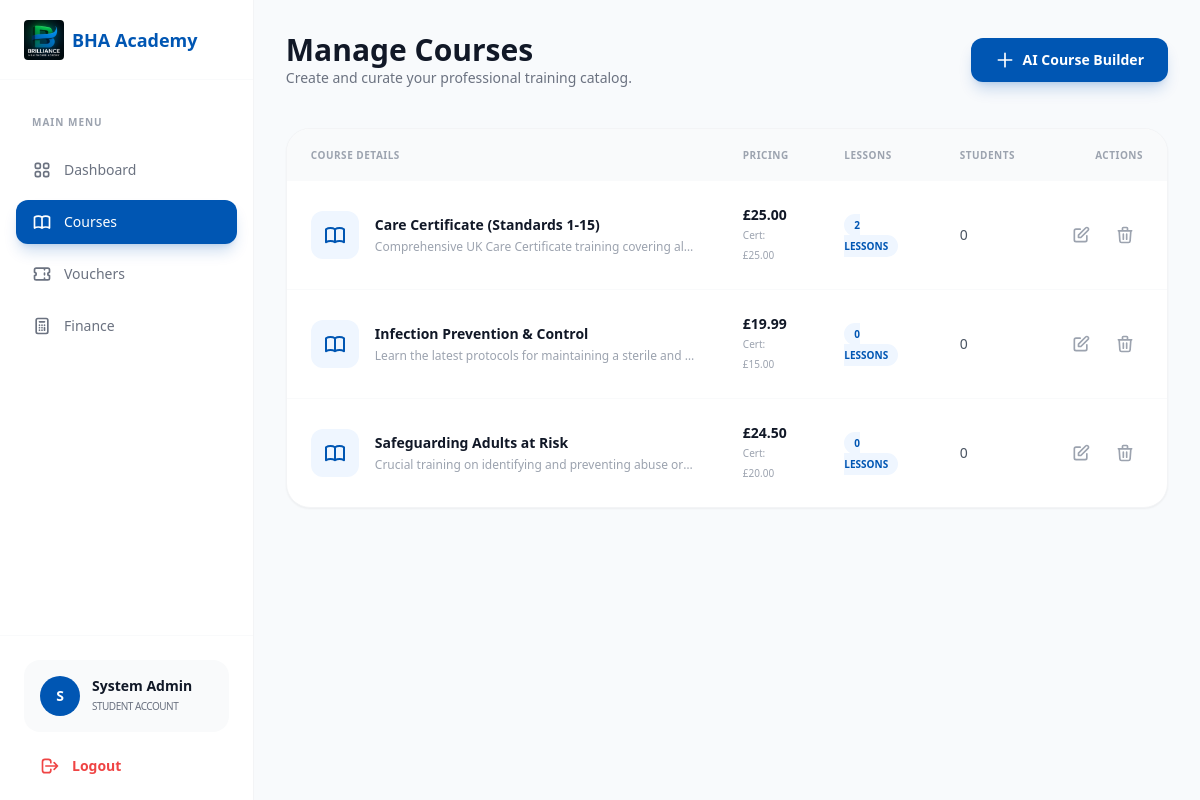
The page /admin/courses.php (signed in) on the database its author committed.
### tables this page shows
CREATE TABLE IF NOT EXISTS courses (
    id INT AUTO_INCREMENT PRIMARY KEY,
    category_id INT,
    title VARCHAR(255) NOT NULL,
    slug VARCHAR(255) UNIQUE NOT NULL,
    description TEXT,
    image VARCHAR(255),
    price DECIMAL(10, 2) DEFAULT 0.00,
    certificate_price DECIMAL(10, 2) DEFAULT 0.00,
    created_at TIMESTAMP DEFAULT CURRENT_TIMESTAMP,
    FOREIGN KEY (category_id) REFERENCES categories(id) ON DELETE SET NULL
);

### includes/auth.php (called while the page is built, shortened)
<?php
function isAdmin() {
    return isset($_SESSION['user_role']) && $_SESSION['user_role'] === 'admin';
}
?>

### admin/courses.php (the view, shortened to what this page needs)
<?php
require_once '../includes/auth.php';
$courses = $pdo->query("SELECT * FROM courses ORDER BY created_at DESC")->fetchAll();
?>
<!DOCTYPE html>
<html lang="en">
<head>
    <script src="https://cdn.tailwindcss.com"></script>
</head>
<body class="bg-[#F8FAFC] flex min-h-screen text-sm">
    <?php include '../includes/sidebar.php'; ?>
    <main class="flex-grow p-8">
        <header class="flex justify-between items-center mb-10">
            <div>
                <h1 class="text-3xl font-bold text-gray-900">Manage Courses</h1>
                <p class="text-gray-500">Create and curate your professional training catalog.</p>
            </div>
            <button onclick="document.getElementById('addModal').classList.toggle('hidden')" class="bg-brandBlue text-white px-6 py-3 rounded-xl font-bold hover:bg-blue-700 transition shadow-lg shadow-brandBlue/20 flex items-center">
                <svg class="w-5 h-5 mr-2" fill="none" stroke="currentColor" viewBox="0 0 24 24"><path stroke-linecap="round" stroke-linejoin="round" stroke-width="2" d="M12 4v16m8-8H4"></path></svg>
                AI Course Builder
            </button>
        </header>
        <div class="bg-white rounded-3xl border border-gray-100 shadow-sm overflow-hidden">
            <div class="overflow-x-auto">
                <table class="w-full text-left">
                    <thead class="bg-gray-50 text-gray-400 font-medium">
                        <tr>
                            <th class="px-6 py-4 uppercase tracking-wider text-[10px]">Course Details</th>
                            <th class="px-6 py-4 uppercase tracking-wider text-[10px]">Pricing</th>
                            <th class="px-6 py-4 uppercase tracking-wider text-[10px]">Lessons</th>
                            <th class="px-6 py-4 uppercase tracking-wider text-[10px]">Students</th>
                            <th class="px-6 py-4 uppercase tracking-wider text-[10px] text-right">Actions</th>
                        </tr>
                    </thead>
                    <tbody class="divide-y divide-gray-50">
                        <?php foreach ($courses as $c): ?>
                            <tr class="hover:bg-gray-50 transition group">
                                <td class="px-6 py-6">
                                    <div class="flex items-center">
                                        <div class="w-12 h-12 bg-blue-50 text-brandBlue rounded-xl flex items-center justify-center font-bold mr-4 shrink-0 transition group-hover:bg-brandBlue group-hover:text-white">
                                        </div>
                                        <div>
                                            <p class="font-bold text-gray-900 group-hover:text-brandBlue transition"><?php echo $c['title']; ?></p>
                                            <p class="text-xs text-gray-400 mt-1 truncate max-w-xs"><?php echo $c['description']; ?></p>
                                        </div>
                                    </div>
                                </td>
                                <td class="px-6 py-6">
                                    <div class="flex flex-col">
                                        <span class="font-bold text-gray-900">£<?php echo number_format($c['price'], 2); ?></span>
                                        <span class="text-[10px] text-gray-400">Cert: £<?php echo number_format($c['certificate_price'], 2); ?></span>
                                    </div>
                                </td>
                                <td class="px-6 py-6">
                                    <span class="bg-blue-50 text-brandBlue px-2.5 py-1 rounded-full text-[10px] font-bold uppercase">
                                        <?php
                                            $lesson_count = $pdo->prepare("SELECT COUNT(*) FROM lessons WHERE course_id = ?");
                                            $lesson_count->execute([$c['id']]);
                                            echo $lesson_count->fetchColumn();
                                        ?> Lessons
                                    </span>
                                </td>
                                <td class="px-6 py-6 font-medium text-gray-600">
                                    <?php
                                        $stud_count = $pdo->prepare("SELECT COUNT(*) FROM enrollments WHERE course_id = ?");
                                        $stud_count->execute([$c['id']]);
                                        echo number_format($stud_count->fetchColumn());
                                    ?>
                                </td>
                                <td class="px-6 py-6 text-right">
                                    <div class="flex justify-end space-x-2">
                                        <a href="lessons.php?course_id=<?php echo $c['id']; ?>" class="p-2 text-gray-400 hover:text-brandBlue transition" title="Manage Content">
                                            <svg class="w-5 h-5" fill="none" stroke="currentColor" viewBox="0 0 24 24"><path stroke-linecap="round" stroke-linejoin="round" stroke-width="2" d="M11 5H6a2 2 0 00-2 2v11a2 2 0 002 2h11a2 2 0 002-2v-5m-1.414-9.414a2 2 0 112.828 2.828L11.828 15H9v-2.828l8.586-8.586z"></path></svg>
                                        </a>
                                        <button class="p-2 text-gray-400 hover:text-red-500 transition" title="Delete">
                                            <svg class="w-5 h-5" fill="none" stroke="currentColor" viewBox="0 0 24 24"><path stroke-linecap="round" stroke-linejoin="round" stroke-width="2" d="M19 7l-.867 12.142A2 2 0 0116.138 21H7.862a2 2 0 01-1.995-1.858L5 7m5 4v6m4-6v6m1-10V4a1 1 0 00-1-1h-4a1 1 0 00-1 1v3M4 7h16"></path></svg>
                                        </button>
                                    </div>
                                </td>
                            </tr>
                        <?php endforeach; ?>
                    </tbody>
                </table>
            </div>
        </div>
    </main>
</body>
</html>

### includes/sidebar.php (shortened to what this page needs)
<?php
$current_page = basename($_SERVER['PHP_SELF']);
$is_admin = isAdmin();
?>
<aside class="w-64 bg-white h-screen border-r border-gray-100 hidden lg:flex flex-col sticky top-0">
    <div class="px-6 h-20 flex items-center border-b border-gray-50">
        <a href="../index.php" class="flex items-center space-x-2">
            <img src="../assets/logo.jpg" alt="Logo" class="h-10 w-auto rounded">
            <span class="text-lg font-bold text-brandBlue">BHA Academy</span>
        </a>
    </div>
    <div class="flex-grow py-8 overflow-y-auto">
        <nav class="px-4 space-y-2">
            <p class="text-[10px] font-bold text-gray-400 px-4 mb-4 uppercase tracking-widest">Main Menu</p>
            <?php if ($is_admin): ?>
                <a href="dashboard.php" class="<?php echo $current_page == 'dashboard.php' ? 'bg-brandBlue text-white shadow-lg shadow-brandBlue/20' : 'text-gray-500 hover:bg-gray-50'; ?> flex items-center px-4 py-3 rounded-xl transition font-medium group text-sm">
                    Dashboard
                </a>
                <a href="courses.php" class="<?php echo $current_page == 'courses.php' ? 'bg-brandBlue text-white shadow-lg shadow-brandBlue/20' : 'text-gray-500 hover:bg-gray-50'; ?> flex items-center px-4 py-3 rounded-xl transition font-medium group text-sm">
                    Courses
                </a>
                <a href="vouchers.php" class="<?php echo $current_page == 'vouchers.php' ? 'bg-brandBlue text-white shadow-lg shadow-brandBlue/20' : 'text-gray-500 hover:bg-gray-50'; ?> flex items-center px-4 py-3 rounded-xl transition font-medium group text-sm">
                    <svg class="w-5 h-5 mr-3" fill="none" stroke="currentColor" viewBox="0 0 24 24"><path stroke-linecap="round" stroke-linejoin="round" stroke-width="2" d="M15 5v2m0 4v2m0 4v2M5 5a2 2 0 00-2 2v3a2 2 0 110 4v3a2 2 0 002 2h14a2 2 0 002-2v-3a2 2 0 110-4V7a2 2 0 00-2-2H5z"></path></svg>
                    Vouchers
                </a>
                <a href="transactions.php" class="<?php echo $current_page == 'transactions.php' ? 'bg-brandBlue text-white shadow-lg shadow-brandBlue/20' : 'text-gray-500 hover:bg-gray-50'; ?> flex items-center px-4 py-3 rounded-xl transition font-medium group text-sm">
                    <svg class="w-5 h-5 mr-3" fill="none" stroke="currentColor" viewBox="0 0 24 24"><path stroke-linecap="round" stroke-linejoin="round" stroke-width="2" d="M9 7h6m0 10v-3m-3 3h.01M9 17h.01M9 14h.01M12 14h.01M15 11h.01M12 11h.01M9 11h.01M7 21h10a2 2 0 002-2V5a2 2 0 00-2-2H7a2 2 0 00-2 2v14a2 2 0 002 2z"></path></svg>
                    Finance
                </a>
            <?php endif; ?>
        </nav>
    </div>
    <div class="p-6 border-t border-gray-50">
        <div class="bg-gray-50 rounded-2xl p-4 flex items-center mb-6">
            <div class="w-10 h-10 bg-brandBlue text-white rounded-full flex items-center justify-center font-bold mr-3 uppercase">
                <?php echo substr($_SESSION['user_name'], 0, 1); ?>
            </div>
            <div class="flex-grow min-w-0">
                <p class="text-sm font-bold text-gray-900 truncate"><?php echo $_SESSION['user_name']; ?></p>
                <p class="text-[10px] text-gray-500 uppercase tracking-tighter">Student Account</p>
            </div>
        </div>
        <a href="../logout.php" class="flex items-center text-red-500 hover:text-red-700 text-sm font-bold transition px-4">
            <svg class="w-5 h-5 mr-3" fill="none" stroke="currentColor" viewBox="0 0 24 24"><path stroke-linecap="round" stroke-linejoin="round" stroke-width="2" d="M17 16l4-4m0 0l-4-4m4 4H7m6 4v1a3 3 0 01-3 3H6a3 3 0 01-3-3V7a3 3 0 013-3h4a3 3 0 013 3v1"></path></svg>
            Logout
        </a>
    </div>
</aside>

### rows shown on the page
courses: title "Care Certificate (Standards 1-15)", description "Comprehensive UK Care Certificate training covering al…", price "25.00", certificate_price "25.00", fetchColumn "2", fetchColumn "0"
courses: title "Infection Prevention & Control", description "Learn the latest protocols for maintaining a sterile and…", price "19.99", certificate_price "15.00", fetchColumn "0"
courses: title "Safeguarding Adults at Risk", description "Crucial training on identifying and preventing abuse or…", price "24.50", certificate_price "20.00", fetchColumn "0"

### other values the page prints
substr($_SESSION['user_name'], 0, 1) "S"
$_SESSION['user_name'] "System Admin"
